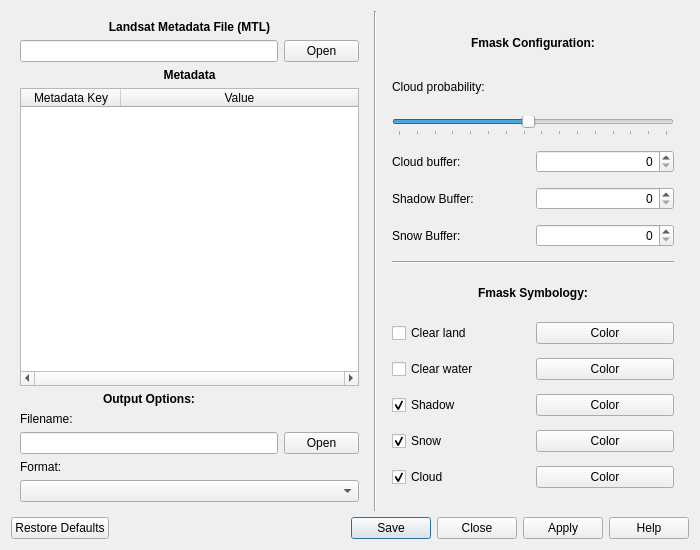
<?xml version="1.0" encoding="UTF-8"?>
<ui version="4.0">
 <class>config_fmask</class>
 <widget class="QDialog" name="config_fmask">
  <property name="geometry">
   <rect>
    <x>0</x>
    <y>0</y>
    <width>700</width>
    <height>550</height>
   </rect>
  </property>
  <property name="windowTitle">
   <string>Dialog</string>
  </property>
  <layout class="QGridLayout" name="gridLayout">
   <item row="0" column="1">
    <widget class="Line" name="line">
     <property name="orientation">
      <enum>Qt::Vertical</enum>
     </property>
    </widget>
   </item>
   <item row="0" column="0">
    <widget class="QWidget" name="widget_MTL" native="true">
     <layout class="QGridLayout" name="gridLayout_2">
      <item row="7" column="1">
       <widget class="QPushButton" name="button_save">
        <property name="maximumSize">
         <size>
          <width>75</width>
          <height>16777215</height>
         </size>
        </property>
        <property name="text">
         <string>Open</string>
        </property>
       </widget>
      </item>
      <item row="5" column="0">
       <widget class="QLabel" name="label_6">
        <property name="maximumSize">
         <size>
          <width>16777215</width>
          <height>30</height>
         </size>
        </property>
        <property name="text">
         <string>&lt;html&gt;&lt;head/&gt;&lt;body&gt;&lt;p align=&quot;center&quot;&gt;&lt;span style=&quot; font-weight:600;&quot;&gt;Output Options:&lt;/span&gt;&lt;/p&gt;&lt;/body&gt;&lt;/html&gt;</string>
        </property>
       </widget>
      </item>
      <item row="2" column="0">
       <widget class="QLineEdit" name="edit_MTL"/>
      </item>
      <item row="2" column="1">
       <widget class="QPushButton" name="button_MTL">
        <property name="maximumSize">
         <size>
          <width>75</width>
          <height>16777215</height>
         </size>
        </property>
        <property name="text">
         <string>Open</string>
        </property>
       </widget>
      </item>
      <item row="4" column="0" colspan="2">
       <widget class="QTableWidget" name="table_MTL">
        <property name="verticalScrollBarPolicy">
         <enum>Qt::ScrollBarAsNeeded</enum>
        </property>
        <property name="horizontalScrollBarPolicy">
         <enum>Qt::ScrollBarAlwaysOn</enum>
        </property>
        <property name="alternatingRowColors">
         <bool>true</bool>
        </property>
        <property name="sortingEnabled">
         <bool>true</bool>
        </property>
        <property name="columnCount">
         <number>2</number>
        </property>
        <attribute name="horizontalHeaderStretchLastSection">
         <bool>true</bool>
        </attribute>
        <attribute name="verticalHeaderStretchLastSection">
         <bool>false</bool>
        </attribute>
        <column>
         <property name="text">
          <string>Metadata Key</string>
         </property>
        </column>
        <column>
         <property name="text">
          <string>Value</string>
         </property>
        </column>
       </widget>
      </item>
      <item row="3" column="0" colspan="2">
       <widget class="QLabel" name="label_2">
        <property name="maximumSize">
         <size>
          <width>16777215</width>
          <height>30</height>
         </size>
        </property>
        <property name="text">
         <string>&lt;html&gt;&lt;head/&gt;&lt;body&gt;&lt;p align=&quot;center&quot;&gt;&lt;span style=&quot; font-weight:600;&quot;&gt;Metadata&lt;/span&gt;&lt;/p&gt;&lt;/body&gt;&lt;/html&gt;</string>
        </property>
       </widget>
      </item>
      <item row="1" column="0" colspan="2">
       <widget class="QLabel" name="label">
        <property name="maximumSize">
         <size>
          <width>16777215</width>
          <height>30</height>
         </size>
        </property>
        <property name="text">
         <string>&lt;html&gt;&lt;head/&gt;&lt;body&gt;&lt;p align=&quot;center&quot;&gt;&lt;span style=&quot; font-weight:600;&quot;&gt;Landsat Metadata File (MTL)&lt;/span&gt;&lt;/p&gt;&lt;/body&gt;&lt;/html&gt;</string>
        </property>
       </widget>
      </item>
      <item row="7" column="0">
       <widget class="QLineEdit" name="edit_save"/>
      </item>
      <item row="9" column="0" colspan="2">
       <widget class="QComboBox" name="cbox_formats"/>
      </item>
      <item row="8" column="0" colspan="2">
       <widget class="QLabel" name="label_7">
        <property name="maximumSize">
         <size>
          <width>16777215</width>
          <height>30</height>
         </size>
        </property>
        <property name="text">
         <string>Format:</string>
        </property>
       </widget>
      </item>
      <item row="6" column="0" colspan="2">
       <widget class="QLabel" name="label_8">
        <property name="maximumSize">
         <size>
          <width>16777215</width>
          <height>30</height>
         </size>
        </property>
        <property name="text">
         <string>Filename:</string>
        </property>
       </widget>
      </item>
     </layout>
    </widget>
   </item>
   <item row="0" column="2">
    <widget class="QWidget" name="widget_config" native="true">
     <property name="minimumSize">
      <size>
       <width>300</width>
       <height>0</height>
      </size>
     </property>
     <layout class="QGridLayout" name="gridLayout_3">
      <item row="5" column="0">
       <widget class="QLabel" name="lab_shadow_buffer">
        <property name="maximumSize">
         <size>
          <width>16777215</width>
          <height>30</height>
         </size>
        </property>
        <property name="text">
         <string>Shadow Buffer:</string>
        </property>
       </widget>
      </item>
      <item row="9" column="0" colspan="2">
       <widget class="Line" name="line_2">
        <property name="orientation">
         <enum>Qt::Horizontal</enum>
        </property>
       </widget>
      </item>
      <item row="13" column="0">
       <widget class="QCheckBox" name="cbox_water">
        <property name="text">
         <string>Clear water</string>
        </property>
       </widget>
      </item>
      <item row="0" column="0" colspan="2">
       <widget class="QLabel" name="lab_fmaskconfig">
        <property name="maximumSize">
         <size>
          <width>16777215</width>
          <height>30</height>
         </size>
        </property>
        <property name="text">
         <string>&lt;html&gt;&lt;head/&gt;&lt;body&gt;&lt;p align=&quot;center&quot;&gt;&lt;span style=&quot; font-weight:600;&quot;&gt;Fmask Configuration:&lt;/span&gt;&lt;/p&gt;&lt;/body&gt;&lt;/html&gt;</string>
        </property>
       </widget>
      </item>
      <item row="2" column="0" colspan="2">
       <widget class="QSlider" name="slider_cloud_prob">
        <property name="minimum">
         <number>-500</number>
        </property>
        <property name="maximum">
         <number>1000</number>
        </property>
        <property name="value">
         <number>225</number>
        </property>
        <property name="orientation">
         <enum>Qt::Horizontal</enum>
        </property>
        <property name="tickPosition">
         <enum>QSlider::TicksBelow</enum>
        </property>
        <property name="tickInterval">
         <number>100</number>
        </property>
       </widget>
      </item>
      <item row="16" column="1">
       <widget class="QPushButton" name="button_sym_snow">
        <property name="text">
         <string>Color</string>
        </property>
       </widget>
      </item>
      <item row="11" column="0">
       <widget class="QCheckBox" name="cbox_land">
        <property name="text">
         <string>Clear land</string>
        </property>
       </widget>
      </item>
      <item row="10" column="0" colspan="2">
       <widget class="QLabel" name="label_5">
        <property name="maximumSize">
         <size>
          <width>16777215</width>
          <height>30</height>
         </size>
        </property>
        <property name="text">
         <string>&lt;html&gt;&lt;head/&gt;&lt;body&gt;&lt;p align=&quot;center&quot;&gt;&lt;span style=&quot; font-weight:600;&quot;&gt;Fmask Symbology:&lt;/span&gt;&lt;/p&gt;&lt;/body&gt;&lt;/html&gt;</string>
        </property>
       </widget>
      </item>
      <item row="15" column="0">
       <widget class="QCheckBox" name="cbox_shadow">
        <property name="text">
         <string>Shadow</string>
        </property>
        <property name="checked">
         <bool>true</bool>
        </property>
       </widget>
      </item>
      <item row="15" column="1">
       <widget class="QPushButton" name="button_sym_shadow">
        <property name="text">
         <string>Color</string>
        </property>
       </widget>
      </item>
      <item row="13" column="1">
       <widget class="QPushButton" name="button_sym_water">
        <property name="text">
         <string>Color</string>
        </property>
       </widget>
      </item>
      <item row="17" column="0">
       <widget class="QCheckBox" name="cbox_cloud">
        <property name="text">
         <string>Cloud</string>
        </property>
        <property name="checked">
         <bool>true</bool>
        </property>
       </widget>
      </item>
      <item row="1" column="1">
       <widget class="QLabel" name="lab_cloud_prob_val">
        <property name="text">
         <string/>
        </property>
       </widget>
      </item>
      <item row="17" column="1">
       <widget class="QPushButton" name="button_sym_cloud">
        <property name="text">
         <string>Color</string>
        </property>
       </widget>
      </item>
      <item row="16" column="0">
       <widget class="QCheckBox" name="cbox_snow">
        <property name="text">
         <string>Snow</string>
        </property>
        <property name="checked">
         <bool>true</bool>
        </property>
       </widget>
      </item>
      <item row="1" column="0">
       <widget class="QLabel" name="lab_cloud_prob">
        <property name="maximumSize">
         <size>
          <width>16777215</width>
          <height>30</height>
         </size>
        </property>
        <property name="text">
         <string>Cloud probability:</string>
        </property>
       </widget>
      </item>
      <item row="11" column="1">
       <widget class="QPushButton" name="button_sym_land">
        <property name="text">
         <string>Color</string>
        </property>
       </widget>
      </item>
      <item row="7" column="0">
       <widget class="QLabel" name="label_4">
        <property name="maximumSize">
         <size>
          <width>16777215</width>
          <height>30</height>
         </size>
        </property>
        <property name="text">
         <string>Snow Buffer:</string>
        </property>
       </widget>
      </item>
      <item row="5" column="1">
       <widget class="QSpinBox" name="spin_shadow_buffer">
        <property name="alignment">
         <set>Qt::AlignRight|Qt::AlignTrailing|Qt::AlignVCenter</set>
        </property>
        <property name="maximum">
         <number>1000</number>
        </property>
       </widget>
      </item>
      <item row="7" column="1">
       <widget class="QSpinBox" name="spinBox">
        <property name="alignment">
         <set>Qt::AlignRight|Qt::AlignTrailing|Qt::AlignVCenter</set>
        </property>
        <property name="maximum">
         <number>10000</number>
        </property>
       </widget>
      </item>
      <item row="3" column="0">
       <widget class="QLabel" name="label_3">
        <property name="maximumSize">
         <size>
          <width>16777215</width>
          <height>30</height>
         </size>
        </property>
        <property name="text">
         <string>Cloud buffer:</string>
        </property>
       </widget>
      </item>
      <item row="3" column="1">
       <widget class="QSpinBox" name="spin_cloud_buffer">
        <property name="alignment">
         <set>Qt::AlignRight|Qt::AlignTrailing|Qt::AlignVCenter</set>
        </property>
        <property name="maximum">
         <number>1000</number>
        </property>
       </widget>
      </item>
     </layout>
    </widget>
   </item>
   <item row="1" column="0" colspan="4">
    <widget class="QDialogButtonBox" name="button_box">
     <property name="maximumSize">
      <size>
       <width>16777215</width>
       <height>16777215</height>
      </size>
     </property>
     <property name="orientation">
      <enum>Qt::Horizontal</enum>
     </property>
     <property name="standardButtons">
      <set>QDialogButtonBox::Apply|QDialogButtonBox::Close|QDialogButtonBox::Help|QDialogButtonBox::RestoreDefaults|QDialogButtonBox::Save</set>
     </property>
     <property name="centerButtons">
      <bool>false</bool>
     </property>
    </widget>
   </item>
  </layout>
 </widget>
 <resources/>
 <connections>
  <connection>
   <sender>button_box</sender>
   <signal>accepted()</signal>
   <receiver>config_fmask</receiver>
   <slot>accept()</slot>
   <hints>
    <hint type="sourcelabel">
     <x>248</x>
     <y>254</y>
    </hint>
    <hint type="destinationlabel">
     <x>319</x>
     <y>261</y>
    </hint>
   </hints>
  </connection>
  <connection>
   <sender>button_box</sender>
   <signal>rejected()</signal>
   <receiver>config_fmask</receiver>
   <slot>reject()</slot>
   <hints>
    <hint type="sourcelabel">
     <x>316</x>
     <y>260</y>
    </hint>
    <hint type="destinationlabel">
     <x>286</x>
     <y>274</y>
    </hint>
   </hints>
  </connection>
 </connections>
</ui>
